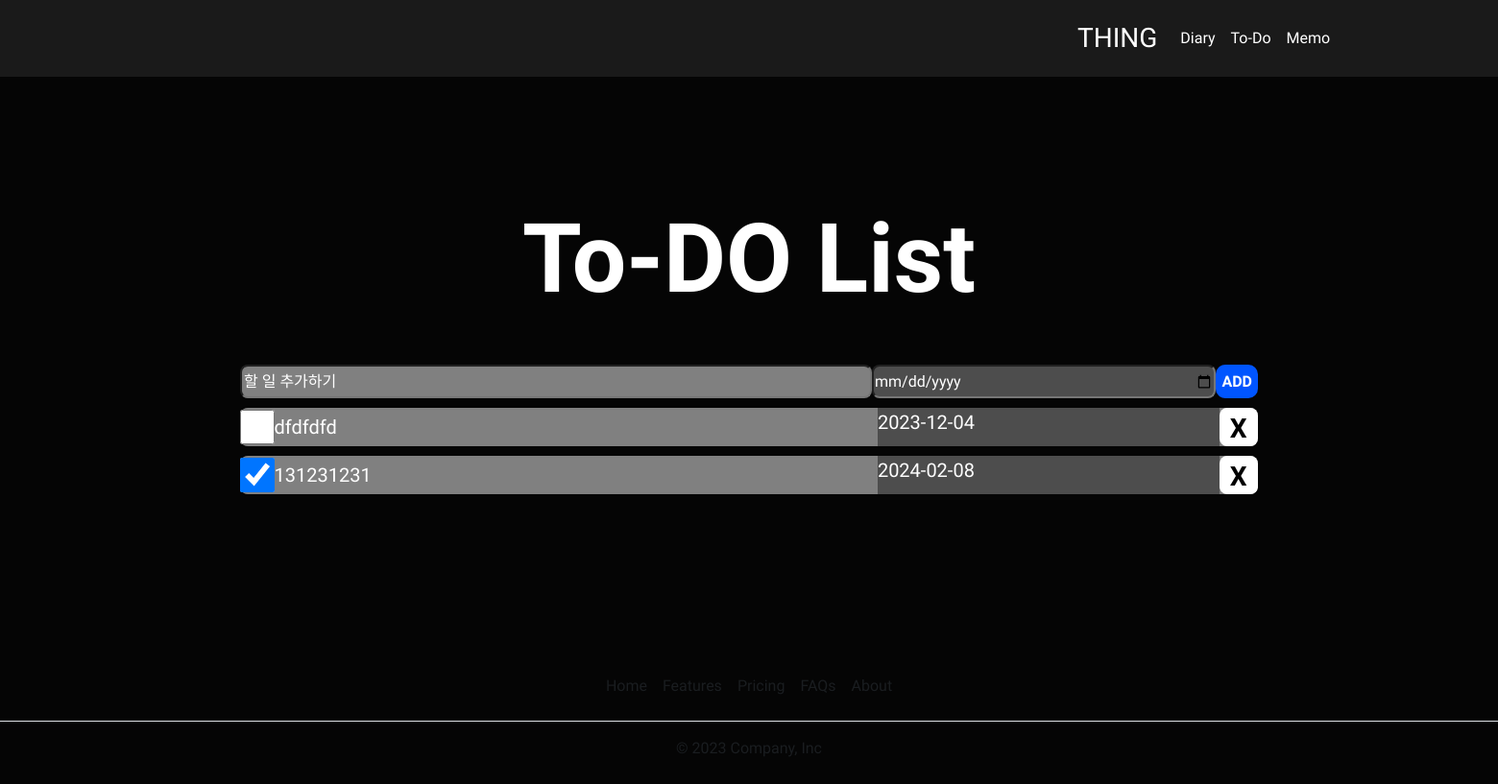
The app's page / (signed in), older data.
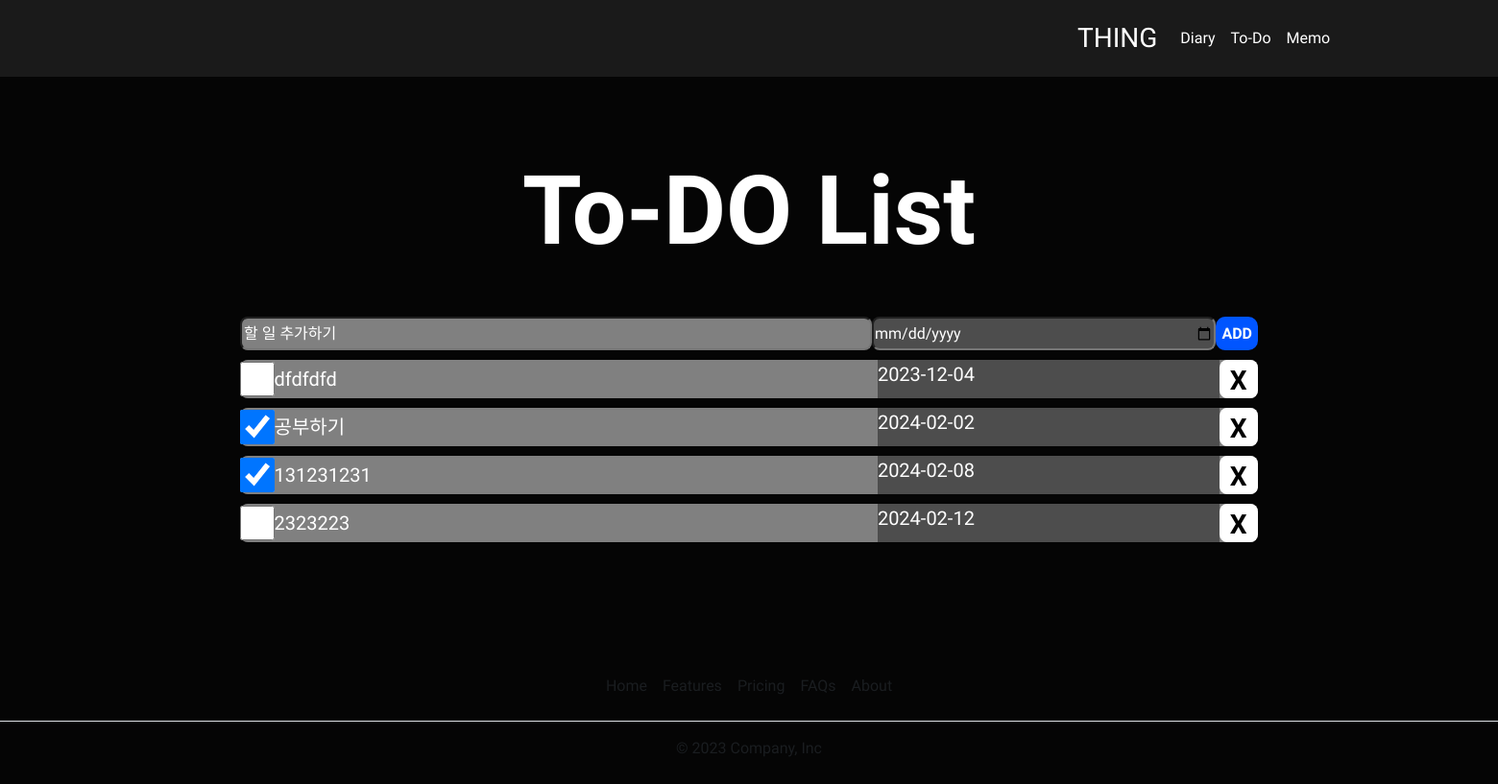
The same page, newer data.
### app.py (models this page shows)
class Todo(db.Model):
    id = db.Column(db.Integer, primary_key=True)
    task = db.Column(db.String(200), nullable=False)
    completed = db.Column(db.Boolean, default=False)
    date = db.Column(db.DateTime)
    member_id = db.Column(db.String, db.ForeignKey('member.member_id'), nullable=False)

### app.py (the view)
@app.route('/')
def index():
    member_id_to_query = session.get('member_id')
    if member_id_to_query :
        todos = Todo.query.filter_by(member_id=member_id_to_query).order_by(asc(Todo.date)).all()
        return render_template('todo.html', todos=todos)
    else :
        return redirect(url_for('sign_in'))

### templates/todo.html (shortened to what this page needs)
<!doctype html>
<html lang="en">
<head>
    <link href="https://cdn.jsdelivr.net/npm/bootstrap@5.3.0/dist/css/bootstrap.min.css" rel="stylesheet"
>
</head>
<body>
    <div id="wrap">
        <header>
            <nav class="navbar navbar-expand-lg " style="background-color: #1A1A1A;height: 80px; width: 2600px;">
                <div class="container-fluid">
                    <a class="navbar-brand text-white" style="margin-left: 1110px; font-size: 21pt;" href="#">THING</a>
                    <div class="collapse navbar-collapse" id="navbarNavAltMarkup">
                        <div class="navbar-nav">
                            <a class="nav-link active text-white" href="/diary">Diary</a>
                            <a class="nav-link text-white" aria-current="page" href="/">To-Do</a>
                            <a class="nav-link text-white" href="/memo">Memo</a>
                        </div>
                    </div>
                </div>
            </nav>
        </header>
        <div id="container">
            <div class="content">
                <h1>To-DO List</h1>
                <div class="todolistBox">
                    <div class="inputBox">
                        <div class="input">
                            <input type="text" id="addvalue" placeholder="할 일 추가하기">
                            <input type="date" id="addDate" placeholder="날짜 선택">
                            <button type="button" id="btn" onclick="addTodo()">ADD</button>
                        </div>
                    </div>
                    <div class="todolistTable">
                        <ul id="addTodo" class="Todolist">
                            {% for todo in todos %}
                            <li class="li" data-id="{{ todo.id }}" data-completed="{{ todo.completed }}"
                                data-date="{{ todo.date|default('') }}">
                                <input type="checkbox" id="check_{{ todo.id }}" class="checkbox" {% if
                                    todo.completed%}checked{% endif %}>
                                <span class="task">{{ todo.task }}</span>
                                <span class="date">{% if todo.date %}{{ todo.date.strftime('%Y-%m-%d') }}{% endif
                                    %}</span>
                                <button class="del-but" onclick="deleteTodo('{{ todo.id }}')">X</button>
                            </li>
                            {% endfor %}
                        </ul>
                    </div>
                </div>
            </div>
        </div>
        <footer class="py-3 my-4">
            <ul class="nav justify-content-center border-bottom pb-3 mb-3">
                <li id="footer" class="nav-item"><a href="#" class="nav-link px-2 text-body-secondary">Home</a></li>
                <li class="nav-item"><a href="#" class="nav-link px-2 text-body-secondary">Features</a></li>
                <li class="nav-item"><a href="#" class="nav-link px-2 text-body-secondary">Pricing</a></li>
                <li class="nav-item"><a href="#" class="nav-link px-2 text-body-secondary">FAQs</a></li>
                <li class="nav-item"><a href="#" class="nav-link px-2 text-body-secondary">About</a></li>
            </ul>
            <p class="text-center text-body-secondary text-white">© 2023 Company, Inc</p>
        </footer>
    </div>
</body>
</html>

Row changes from the older to the newer data that the page shows:
added Todo: completed "☑", task "공부하기", date "2024-02-02"
added Todo: task "2323223", date "2024-02-12"
